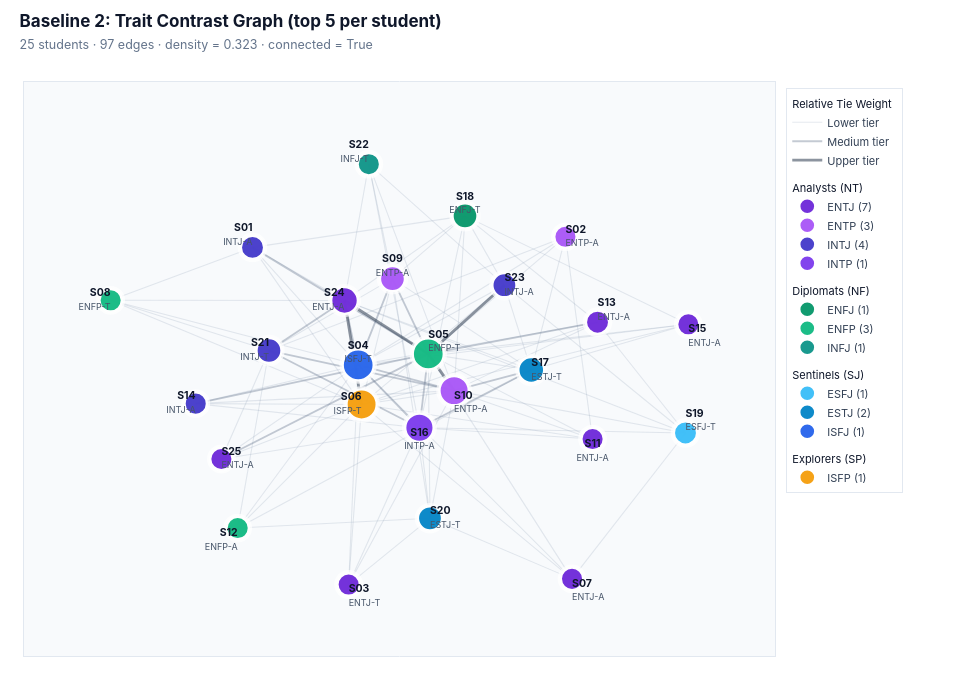

The cell this chart's notebook holds for it:
### Markdown cell above
## 2. Baseline 2: Trait Contrast Graph

Next, we test the opposite intuition by measuring how strongly two students sit on opposite sides of the $50\%$ midpoint across the five traits, keeping each student's top $5$ contrasting links ($97$ edges). As expected, extreme profiles act as hubs pulling opposite poles together.

### Code cell
G_contrast = G_base.copy()
top_k = 5
centered = df[traits].values - 0.5
contrast_scores = {}

for i in range(len(students)):
    for j in range(i + 1, len(students)):
        opposition = 4.0 * np.maximum(0.0, -(centered[i] * centered[j]))
        contrast_scores[(i, j)] = float(opposition.mean())

for i, u in enumerate(students):
    neighbors = [
        (students[j], contrast_scores[(min(i, j), max(i, j))])
        for j in range(len(students)) if i != j
    ]
    neighbors.sort(key=lambda x: x[1], reverse=True)
    for v, score in neighbors[:top_k]:
        G_contrast.add_edge(u, v, weight=score)

contrast_df = pd.DataFrame([
    {
        "Student A": u, "MBTI A": df.loc[u, "mbti"],
        "Student B": v, "MBTI B": df.loc[v, "mbti"],
        "Contrast (%)": round(d["weight"] * 100, 1),
    }
    for u, v, d in G_contrast.edges(data=True)
]).sort_values("Contrast (%)", ascending=False).reset_index(drop=True)

print(f"Contrast graph: {G_contrast.number_of_nodes()} nodes, {G_contrast.number_of_edges()} edges")
display(contrast_df.head(10))

pos_con = nx.spring_layout(G_contrast, seed=42, k=1.05, iterations=200)
plot_network(G_contrast, pos_con, f"Baseline 2: Trait Contrast Graph (top {top_k} per student)")

### Figure 1 — Plotly figure (JSON) as saved in the notebook; plotly's stock layout.template omitted (floating-point values rounded to 4 significant figures; data arrays with more than 128 entries replaced by an {"elided": "..."} marker saying what was removed)
{"data": [{"hoverinfo": "skip", "legendgroup": "Edges", "legendgrouptitle": {"text": "Relative Tie Weight"}, "line": {"color": "rgba(148, 163, 184, 0.24)", "width": 1.05}, "mode": "lines", "name": "Lower tier", "type": "scatter", "x": {"elided": "234 float values"}, "y": {"elided": "234 float values"}}, {"hoverinfo": "skip", "legendgroup": "Edges", "line": {"color": "rgba(100, 116, 139, 0.38)", "width": 1.8}, "mode": "lines", "name": "Medium tier", "type": "scatter", "x": [-0.5351, 0.04087, null, -0.1888, -0.2336, null, -0.1888, 0.1255, null, -0.1888, 0.01186, null, -0.1888, -0.07649, null, 0.04087, -0.07649, null, 0.04087, 0.5955, null, 0.04087, -0.7212, null, 0.04087, 0.01186, null, 0.04087, -0.6371, null, 0.1255, -0.4811, null, 0.1255, 0.3784, null, 0.01186, 0.3784, null, 0.01186, -0.4811, null, -0.4811, -0.2336, null], "y": [0.5616, 0.07884, null, 0.02878, 0.3208, null, 0.02878, -0.08773, null, 0.02878, -0.2562, null, 0.02878, 0.4198, null, 0.07884, 0.4198, null, 0.07884, 0.2224, null, 0.07884, -0.1466, null, 0.07884, -0.2562, null, 0.07884, -0.3975, null, -0.08773, 0.0942, null, -0.08773, 0.005572, null, -0.2562, 0.005572, null, -0.2562, 0.0942, null, 0.0942, 0.3208, null]}, {"hoverinfo": "skip", "legendgroup": "Edges", "line": {"color": "rgba(51, 65, 85, 0.56)", "width": 2.75}, "mode": "lines", "name": "Upper tier", "type": "scatter", "x": [0.04087, -0.2336, null, 0.04087, 0.2904, null, 0.04087, 0.1255, null, -0.1776, -0.2336, null], "y": [0.07884, 0.3208, null, 0.07884, 0.3901, null, 0.07884, -0.08773, null, -0.1503, 0.3208, null]}, {"hoverinfo": "skip", "marker": {"color": "#FFFFFF", "line": {"width": 0}, "size": [29.7, 28.83, 28.83, 37.5, 37.5, 36.63, 28.83, 28.83, 31.43, 35.77, 28.83, 28.83, 29.7, 28.83, 28.83, 34.9, 32.3, 31.43, 29.7, 30.57, 31.43, 28.83, 30.57, 33.17, 28.83]}, "mode": "markers", "showlegend": false, "type": "scatter", "x": [-0.5351, 0.4904, -0.2201, -0.1888, 0.04087, -0.1776, 0.5119, -1, -0.07649, 0.1255, 0.5793, -0.5837, 0.5955, -0.7212, 0.8931, 0.01186, 0.3784, 0.1612, 0.8837, 0.04644, -0.4811, -0.154, 0.2904, -0.2336, -0.6371], "y": [0.5616, 0.6095, -0.9666, 0.02878, 0.07884, -0.1503, -0.9409, 0.3217, 0.4198, -0.08773, -0.3072, -0.7105, 0.2224, -0.1466, 0.213, -0.2562, 0.005572, 0.7044, -0.2796, -0.6664, 0.0942, 0.9387, 0.3901, 0.3208, -0.3975]}, {"customdata": ["<b>S03</b> · ENTJ-T<br>Degree: <b>5</b> · Strength: <b>0.25</b><br><span style='color:#64748B'>E 65% · N 85% · T 63% · J 67% · A 49%</span>", "<b>S07</b> · ENTJ-A<br>Degree: <b>5</b> · Strength: <b>0.17</b><br><span style='color:#64748B'>E 51% · N 73% · T 69% · J 54% · A 51%</span>", "<b>S11</b> · ENTJ-A<br>Degree: <b>5</b> · Strength: <b>0.34</b><br><span style='color:#64748B'>E 61% · N 67% · T 69% · J 83% · A 54%</span>", "<b>S13</b> · ENTJ-A<br>Degree: <b>6</b> · Strength: <b>0.39</b><br><span style='color:#64748B'>E 54% · N 65% · T 86% · J 70% · A 64%</span>", "<b>S15</b> · ENTJ-A<br>Degree: <b>5</b> · Strength: <b>0.21</b><br><span style='color:#64748B'>E 52% · N 61% · T 54% · J 54% · A 69%</span>", "<b>S24</b> · ENTJ-A<br>Degree: <b>10</b> · Strength: <b>1.11</b><br><span style='color:#64748B'>E 100% · N 63% · T 86% · J 78% · A 99%</span>", "<b>S25</b> · ENTJ-A<br>Degree: <b>5</b> · Strength: <b>0.36</b><br><span style='color:#64748B'>E 67% · N 61% · T 67% · J 67% · A 71%</span>"], "hovertemplate": "%{customdata}<extra></extra>", "legendgroup": "Analysts (NT)", "legendgrouptitle": {"text": "Analysts (NT)"}, "marker": {"color": "#6D28D9", "line": {"color": "#FFFFFF", "width": 2.3}, "opacity": 0.95, "size": [22.33, 22.33, 22.33, 23.2, 22.33, 26.67, 22.33]}, "mode": "markers", "name": "ENTJ (7)", "type": "scatter", "x": [-0.2201, 0.5119, 0.5793, 0.5955, 0.8931, -0.2336, -0.6371], "y": [-0.9666, -0.9409, -0.3072, 0.2224, 0.213, 0.3208, -0.3975]}, {"customdata": ["<b>S02</b> · ENTP-A<br>Degree: <b>5</b> · Strength: <b>0.28</b><br><span style='color:#64748B'>E 51% · N 54% · T 76% · J 33% · A 53%</span>", "<b>S09</b> · ENTP-A<br>Degree: <b>8</b> · Strength: <b>0.67</b><br><span style='color:#64748B'>E 65% · N 56% · T 72% · J 40% · A 85%</span>", "<b>S10</b> · ENTP-A<br>Degree: <b>13</b> · Strength: <b>1.22</b><br><span style='color:#64748B'>E 60% · N 63% · T 99% · J 22% · A 83%</span>"], "hovertemplate": "%{customdata}<extra></extra>", "legendgroup": "Analysts (NT)", "marker": {"color": "#A855F7", "line": {"color": "#FFFFFF", "width": 2.3}, "opacity": 0.95, "size": [22.33, 24.93, 29.27]}, "mode": "markers", "name": "ENTP (3)", "type": "scatter", "x": [0.4904, -0.07649, 0.1255], "y": [0.6095, 0.4198, -0.08773]}, {"customdata": ["<b>S01</b> · INTJ-A<br>Degree: <b>6</b> · Strength: <b>0.46</b><br><span style='color:#64748B'>E 36% · N 64% · T 67% · J 58% · A 83%</span>", "<b>S14</b> · INTJ-A<br>Degree: <b>5</b> · Strength: <b>0.33</b><br><span style='color:#64748B'>E 43% · N 70% · T 74% · J 72% · A 64%</span>", "<b>S21</b> · INTJ-T<br>Degree: <b>8</b> · Strength: <b>0.79</b><br><span style='color:#64748B'>E 18% · N 58% · T 69% · J 92% · A 42%</span>", "<b>S23</b> · INTJ-A<br>Degree: <b>7</b> · Strength: <b>0.63</b><br><span style='color:#64748B'>E 49% · N 54% · T 90% · J 69% · A 92%</span>"], "hovertemplate": "%{customdata}<extra></extra>", "legendgroup": "Analysts (NT)", "marker": {"color": "#4338CA", "line": {"color": "#FFFFFF", "width": 2.3}, "opacity": 0.95, "size": [23.2, 22.33, 24.93, 24.07]}, "mode": "markers", "name": "INTJ (4)", "type": "scatter", "x": [-0.5351, -0.7212, -0.4811, 0.2904], "y": [0.5616, -0.1466, 0.0942, 0.3901]}, {"customdata": ["<b>S16</b> · INTP-A<br>Degree: <b>12</b> · Strength: <b>0.92</b><br><span style='color:#64748B'>E 46% · N 64% · T 69% · J 24% · A 83%</span>"], "hovertemplate": "%{customdata}<extra></extra>", "legendgroup": "Analysts (NT)", "marker": {"color": "#7C3AED", "line": {"color": "#FFFFFF", "width": 2.3}, "opacity": 0.95, "size": [28.4]}, "mode": "markers", "name": "INTP (1)", "type": "scatter", "x": [0.01186], "y": [-0.2562]}, {"customdata": ["<b>S18</b> · ENFJ-T<br>Degree: <b>8</b> · Strength: <b>0.49</b><br><span style='color:#64748B'>E 56% · N 64% · T 40% · J 53% · A 36%</span>"], "hovertemplate": "%{customdata}<extra></extra>", "legendgroup": "Diplomats (NF)", "legendgrouptitle": {"text": "Diplomats (NF)"}, "marker": {"color": "#059669", "line": {"color": "#FFFFFF", "width": 2.3}, "opacity": 0.95, "size": [24.93]}, "mode": "markers", "name": "ENFJ (1)", "type": "scatter", "x": [0.1612], "y": [0.7044]}, {"customdata": ["<b>S05</b> · ENFP-T<br>Degree: <b>15</b> · Strength: <b>1.91</b><br><span style='color:#64748B'>E 53% · N 86% · T 22% · J 42% · A 12%</span>", "<b>S08</b> · ENFP-T<br>Degree: <b>5</b> · Strength: <b>0.31</b><br><span style='color:#64748B'>E 78% · N 70% · T 49% · J 43% · A 44%</span>", "<b>S12</b> · ENFP-A<br>Degree: <b>5</b> · Strength: <b>0.26</b><br><span style='color:#64748B'>E 65% · N 71% · T 49% · J 42% · A 56%</span>"], "hovertemplate": "%{customdata}<extra></extra>", "legendgroup": "Diplomats (NF)", "marker": {"color": "#10B981", "line": {"color": "#FFFFFF", "width": 2.3}, "opacity": 0.95, "size": [31, 22.33, 22.33]}, "mode": "markers", "name": "ENFP (3)", "type": "scatter", "x": [0.04087, -1, -0.5837], "y": [0.07884, 0.3217, -0.7105]}, {"customdata": ["<b>S22</b> · INFJ-T<br>Degree: <b>5</b> · Strength: <b>0.24</b><br><span style='color:#64748B'>E 46% · N 64% · T 49% · J 57% · A 39%</span>"], "hovertemplate": "%{customdata}<extra></extra>", "legendgroup": "Diplomats (NF)", "marker": {"color": "#0D9488", "line": {"color": "#FFFFFF", "width": 2.3}, "opacity": 0.95, "size": [22.33]}, "mode": "markers", "name": "INFJ (1)", "type": "scatter", "x": [-0.154], "y": [0.9387]}, {"customdata": ["<b>S19</b> · ESFJ-T<br>Degree: <b>6</b> · Strength: <b>0.25</b><br><span style='color:#64748B'>E 54% · N 45% · T 39% · J 57% · A 49%</span>"], "hovertemplate": "%{customdata}<extra></extra>", "legendgroup": "Sentinels (SJ)", "legendgrouptitle": {"text": "Sentinels (SJ)"}, "marker": {"color": "#38BDF8", "line": {"color": "#FFFFFF", "width": 2.3}, "opacity": 0.95, "size": [23.2]}, "mode": "markers", "name": "ESFJ (1)", "type": "scatter", "x": [0.8837], "y": [-0.2796]}, {"customdata": ["<b>S17</b> · ESTJ-T<br>Degree: <b>9</b> · Strength: <b>0.61</b><br><span style='color:#64748B'>E 51% · N 46% · T 64% · J 81% · A 33%</span>", "<b>S20</b> · ESTJ-T<br>Degree: <b>7</b> · Strength: <b>0.44</b><br><span style='color:#64748B'>E 58% · N 35% · T 65% · J 75% · A 43%</span>"], "hovertemplate": "%{customdata}<extra></extra>", "legendgroup": "Sentinels (SJ)", "marker": {"color": "#0284C7", "line": {"color": "#FFFFFF", "width": 2.3}, "opacity": 0.95, "size": [25.8, 24.07]}, "mode": "markers", "name": "ESTJ (2)", "type": "scatter", "x": [0.3784, 0.04644], "y": [0.005572, -0.6664]}, {"customdata": ["<b>S04</b> · ISFJ-T<br>Degree: <b>15</b> · Strength: <b>1.12</b><br><span style='color:#64748B'>E 36% · N 43% · T 43% · J 76% · A 32%</span>"], "hovertemplate": "%{customdata}<extra></extra>", "legendgroup": "Sentinels (SJ)", "marker": {"color": "#2563EB", "line": {"color": "#FFFFFF", "width": 2.3}, "opacity": 0.95, "size": [31]}, "mode": "markers", "name": "ISFJ (1)", "type": "scatter", "x": [-0.1888], "y": [0.02878]}, {"customdata": ["<b>S06</b> · ISFP-T<br>Degree: <b>14</b> · Strength: <b>1.14</b><br><span style='color:#64748B'>E 31% · N 36% · T 47% · J 39% · A 31%</span>"], "hovertemplate": "%{customdata}<extra></extra>", "legendgroup": "Explorers (SP)", "legendgrouptitle": {"text": "Explorers (SP)"}, "marker": {"color": "#F59E0B", "line": {"color": "#FFFFFF", "width": 2.3}, "opacity": 0.95, "size": [30.13]}, "mode": "markers", "name": "ISFP (1)", "type": "scatter", "x": [-0.1776], "y": [-0.1503]}, {"hoverinfo": "skip", "mode": "text", "showlegend": false, "text": ["<b>S01</b><br><span style='font-size:9px;color:#475569'>INTJ-A</span>", "<b>S02</b><br><span style='font-size:9px;color:#475569'>ENTP-A</span>", "<b>S03</b><br><span style='font-size:9px;color:#475569'>ENTJ-T</span>", "<b>S04</b><br><span style='font-size:9px;color:#475569'>ISFJ-T</span>", "<b>S05</b><br><span style='font-size:9px;color:#475569'>ENFP-T</span>", "<b>S06</b><br><span style='font-size:9px;color:#475569'>ISFP-T</span>", "<b>S07</b><br><span style='font-size:9px;color:#475569'>ENTJ-A</span>", "<b>S08</b><br><span style='font-size:9px;color:#475569'>ENFP-T</span>", "<b>S09</b><br><span style='font-size:9px;color:#475569'>ENTP-A</span>", "<b>S10</b><br><span style='font-size:9px;color:#475569'>ENTP-A</span>", "<b>S11</b><br><span style='font-size:9px;color:#475569'>ENTJ-A</span>", "<b>S12</b><br><span style='font-size:9px;color:#475569'>ENFP-A</span>", "<b>S13</b><br><span style='font-size:9px;color:#475569'>ENTJ-A</span>", "<b>S14</b><br><span style='font-size:9px;color:#475569'>INTJ-A</span>", "<b>S15</b><br><span style='font-size:9px;color:#475569'>ENTJ-A</span>", "<b>S16</b><br><span style='font-size:9px;color:#475569'>INTP-A</span>", "<b>S17</b><br><span style='font-size:9px;color:#475569'>ESTJ-T</span>", "<b>S18</b><br><span style='font-size:9px;color:#475569'>ENFJ-T</span>", "<b>S19</b><br><span style='font-size:9px;color:#475569'>ESFJ-T</span>", "<b>S20</b><br><span style='font-size:9px;color:#475569'>ESTJ-T</span>", "<b>S21</b><br><span style='font-size:9px;color:#475569'>INTJ-T</span>", "<b>S22</b><br><span style='font-size:9px;color:#475569'>INFJ-T</span>", "<b>S23</b><br><span style='font-size:9px;color:#475569'>INTJ-A</span>", "<b>S24</b><br><span style='font-size:9px;color:#475569'>ENTJ-A</span>", "<b>S25</b><br><span style='font-size:9px;color:#475569'>ENTJ-A</span>"], "textfont": {"color": "#0F172A", "family": "Inter, -apple-system, BlinkMacSystemFont, sans-serif", "size": 10.5}, "textposition": ["top left", "middle right", "bottom right", "top center", "top right", "middle left", "bottom right", "middle left", "top center", "bottom right", "bottom center", "bottom left", "top right", "middle left", "bottom right", "bottom center", "middle right", "top center", "top right", "middle right", "middle left", "top left", "middle right", "middle left", "middle right"], "type": "scatter", "x": [-0.5351, 0.4904, -0.2201, -0.1888, 0.04087, -0.1776, 0.5119, -1, -0.07649, 0.1255, 0.5793, -0.5837, 0.5955, -0.7212, 0.8931, 0.01186, 0.3784, 0.1612, 0.8837, 0.04644, -0.4811, -0.154, 0.2904, -0.2336, -0.6371], "y": [0.5616, 0.6095, -0.9666, 0.02878, 0.07884, -0.1503, -0.9409, 0.3217, 0.4198, -0.08773, -0.3072, -0.7105, 0.2224, -0.1466, 0.213, -0.2562, 0.005572, 0.7044, -0.2796, -0.6664, 0.0942, 0.9387, 0.3901, 0.3208, -0.3975]}], "layout": {"font": {"color": "#1E293B", "family": "Inter, -apple-system, BlinkMacSystemFont, sans-serif"}, "height": 680, "hoverlabel": {"bgcolor": "#FFFFFF", "bordercolor": "#CBD5E1", "font": {"color": "#0F172A", "family": "Inter, -apple-system, sans-serif", "size": 12}}, "legend": {"bgcolor": "rgba(255,255,255,0.94)", "bordercolor": "#E2E8F0", "borderwidth": 1, "font": {"color": "#334155", "size": 11}, "grouptitlefont": {"color": "#0F172A", "family": "Inter, sans-serif", "size": 11}, "tracegroupgap": 8, "x": 1.015, "xanchor": "left", "y": 0.99, "yanchor": "top"}, "margin": {"b": 24, "l": 24, "r": 205, "t": 82}, "paper_bgcolor": "#FFFFFF", "plot_bgcolor": "#F8FAFC", "title": {"font": {"color": "#0F172A", "family": "Inter, -apple-system, BlinkMacSystemFont, sans-serif", "size": 17}, "text": "<b>Baseline 2: Trait Contrast Graph (top 5 per student)</b><br><span style='font-size:12.5px;color:#64748B;font-weight:400'>25 students · 97 edges · density = 0.323 · connected = True</span>", "x": 0.02, "xanchor": "left", "y": 0.96, "yanchor": "top"}, "width": 980, "xaxis": {"linecolor": "#E2E8F0", "linewidth": 1, "mirror": true, "range": [-1.284, 1.177], "showgrid": false, "showticklabels": false, "zeroline": false}, "yaxis": {"linecolor": "#E2E8F0", "linewidth": 1, "mirror": true, "range": [-1.29, 1.311], "showgrid": false, "showticklabels": false, "zeroline": false}}}
